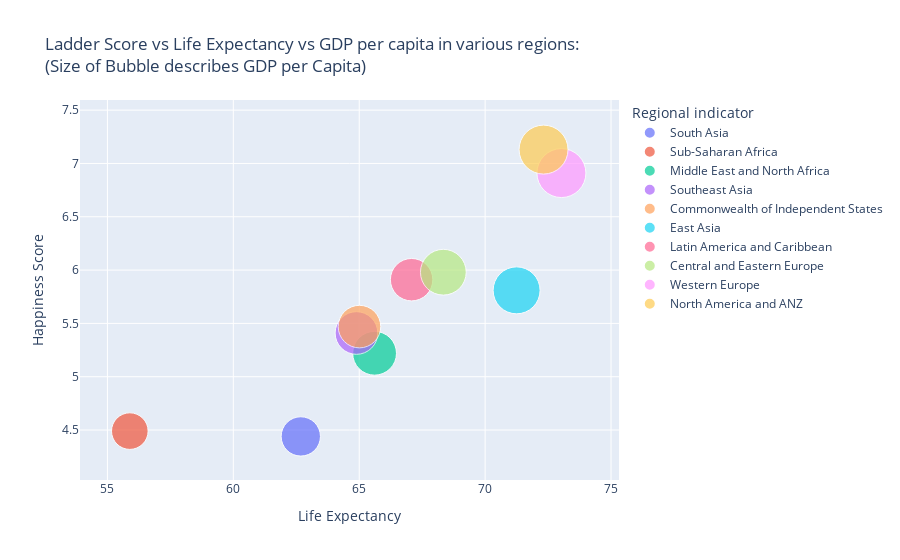

The notebook cell this image was saved under:
### Code cell
fig = px.scatter(region_score,
    x="Life Expectancy", y="Ladder score", size="GDP per capita", color="Regional indicator",
    labels={"Ladder score": 'Happiness Score'},size_max=7,
    title="Ladder Score vs Life Expectancy vs GDP per capita in various regions:<br>(Size of Bubble describes GDP per Capita)",
                 opacity=0.7,hover_name='Regional indicator',hover_data={"Regional indicator":False})
fig.update_traces(marker_sizemode='diameter')
fig.show()

### Figure 1 — Plotly figure (JSON) as saved in the notebook; plotly's stock layout.template omitted (floating-point values rounded to 4 significant figures)
{"data": [{"customdata": [["South Asia"]], "hovertemplate": "<b>%{hovertext}</b><br><br>Life Expectancy=%{x}<br>Happiness Score=%{y}<br>GDP per capita=%{marker.size}<extra></extra>", "hovertext": ["South Asia"], "legendgroup": "South Asia", "marker": {"color": "#636efa", "opacity": 0.7, "size": [8.68], "sizemode": "diameter", "sizeref": 0.2208, "symbol": "circle"}, "mode": "markers", "name": "South Asia", "orientation": "v", "showlegend": true, "type": "scatter", "x": [62.68], "xaxis": "x", "y": [4.44], "yaxis": "y"}, {"customdata": [["Sub-Saharan Africa"]], "hovertemplate": "<b>%{hovertext}</b><br><br>Life Expectancy=%{x}<br>Happiness Score=%{y}<br>GDP per capita=%{marker.size}<extra></extra>", "hovertext": ["Sub-Saharan Africa"], "legendgroup": "Sub-Saharan Africa", "marker": {"color": "#EF553B", "opacity": 0.7, "size": [8.08], "sizemode": "diameter", "sizeref": 0.2208, "symbol": "circle"}, "mode": "markers", "name": "Sub-Saharan Africa", "orientation": "v", "showlegend": true, "type": "scatter", "x": [55.89], "xaxis": "x", "y": [4.49], "yaxis": "y"}, {"customdata": [["Middle East and North Africa"]], "hovertemplate": "<b>%{hovertext}</b><br><br>Life Expectancy=%{x}<br>Happiness Score=%{y}<br>GDP per capita=%{marker.size}<extra></extra>", "hovertext": ["Middle East and North Africa"], "legendgroup": "Middle East and North Africa", "marker": {"color": "#00cc96", "opacity": 0.7, "size": [9.67], "sizemode": "diameter", "sizeref": 0.2208, "symbol": "circle"}, "mode": "markers", "name": "Middle East and North Africa", "orientation": "v", "showlegend": true, "type": "scatter", "x": [65.61], "xaxis": "x", "y": [5.22], "yaxis": "y"}, {"customdata": [["Southeast Asia"]], "hovertemplate": "<b>%{hovertext}</b><br><br>Life Expectancy=%{x}<br>Happiness Score=%{y}<br>GDP per capita=%{marker.size}<extra></extra>", "hovertext": ["Southeast Asia"], "legendgroup": "Southeast Asia", "marker": {"color": "#ab63fa", "opacity": 0.7, "size": [9.42], "sizemode": "diameter", "sizeref": 0.2208, "symbol": "circle"}, "mode": "markers", "name": "Southeast Asia", "orientation": "v", "showlegend": true, "type": "scatter", "x": [64.89], "xaxis": "x", "y": [5.41], "yaxis": "y"}, {"customdata": [["Commonwealth of Independent States"]], "hovertemplate": "<b>%{hovertext}</b><br><br>Life Expectancy=%{x}<br>Happiness Score=%{y}<br>GDP per capita=%{marker.size}<extra></extra>", "hovertext": ["Commonwealth of Independent States"], "legendgroup": "Commonwealth of Independent States", "marker": {"color": "#FFA15A", "opacity": 0.7, "size": [9.4], "sizemode": "diameter", "sizeref": 0.2208, "symbol": "circle"}, "mode": "markers", "name": "Commonwealth of Independent States", "orientation": "v", "showlegend": true, "type": "scatter", "x": [65.01], "xaxis": "x", "y": [5.47], "yaxis": "y"}, {"customdata": [["East Asia"]], "hovertemplate": "<b>%{hovertext}</b><br><br>Life Expectancy=%{x}<br>Happiness Score=%{y}<br>GDP per capita=%{marker.size}<extra></extra>", "hovertext": ["East Asia"], "legendgroup": "East Asia", "marker": {"color": "#19d3f3", "opacity": 0.7, "size": [10.37], "sizemode": "diameter", "sizeref": 0.2208, "symbol": "circle"}, "mode": "markers", "name": "East Asia", "orientation": "v", "showlegend": true, "type": "scatter", "x": [71.25], "xaxis": "x", "y": [5.81], "yaxis": "y"}, {"customdata": [["Latin America and Caribbean"]], "hovertemplate": "<b>%{hovertext}</b><br><br>Life Expectancy=%{x}<br>Happiness Score=%{y}<br>GDP per capita=%{marker.size}<extra></extra>", "hovertext": ["Latin America and Caribbean"], "legendgroup": "Latin America and Caribbean", "marker": {"color": "#FF6692", "opacity": 0.7, "size": [9.37], "sizemode": "diameter", "sizeref": 0.2208, "symbol": "circle"}, "mode": "markers", "name": "Latin America and Caribbean", "orientation": "v", "showlegend": true, "type": "scatter", "x": [67.08], "xaxis": "x", "y": [5.91], "yaxis": "y"}, {"customdata": [["Central and Eastern Europe"]], "hovertemplate": "<b>%{hovertext}</b><br><br>Life Expectancy=%{x}<br>Happiness Score=%{y}<br>GDP per capita=%{marker.size}<extra></extra>", "hovertext": ["Central and Eastern Europe"], "legendgroup": "Central and Eastern Europe", "marker": {"color": "#B6E880", "opacity": 0.7, "size": [10.11], "sizemode": "diameter", "sizeref": 0.2208, "symbol": "circle"}, "mode": "markers", "name": "Central and Eastern Europe", "orientation": "v", "showlegend": true, "type": "scatter", "x": [68.34], "xaxis": "x", "y": [5.98], "yaxis": "y"}, {"customdata": [["Western Europe"]], "hovertemplate": "<b>%{hovertext}</b><br><br>Life Expectancy=%{x}<br>Happiness Score=%{y}<br>GDP per capita=%{marker.size}<extra></extra>", "hovertext": ["Western Europe"], "legendgroup": "Western Europe", "marker": {"color": "#FF97FF", "opacity": 0.7, "size": [10.82], "sizemode": "diameter", "sizeref": 0.2208, "symbol": "circle"}, "mode": "markers", "name": "Western Europe", "orientation": "v", "showlegend": true, "type": "scatter", "x": [73.03], "xaxis": "x", "y": [6.91], "yaxis": "y"}, {"customdata": [["North America and ANZ"]], "hovertemplate": "<b>%{hovertext}</b><br><br>Life Expectancy=%{x}<br>Happiness Score=%{y}<br>GDP per capita=%{marker.size}<extra></extra>", "hovertext": ["North America and ANZ"], "legendgroup": "North America and ANZ", "marker": {"color": "#FECB52", "opacity": 0.7, "size": [10.81], "sizemode": "diameter", "sizeref": 0.2208, "symbol": "circle"}, "mode": "markers", "name": "North America and ANZ", "orientation": "v", "showlegend": true, "type": "scatter", "x": [72.32], "xaxis": "x", "y": [7.13], "yaxis": "y"}], "layout": {"legend": {"itemsizing": "constant", "title": {"text": "Regional indicator"}, "tracegroupgap": 0}, "title": {"text": "Ladder Score vs Life Expectancy vs GDP per capita in various regions:<br>(Size of Bubble describes GDP per Capita)"}, "xaxis": {"anchor": "y", "domain": [0, 1], "title": {"text": "Life Expectancy"}}, "yaxis": {"anchor": "x", "domain": [0, 1], "title": {"text": "Happiness Score"}}}}
